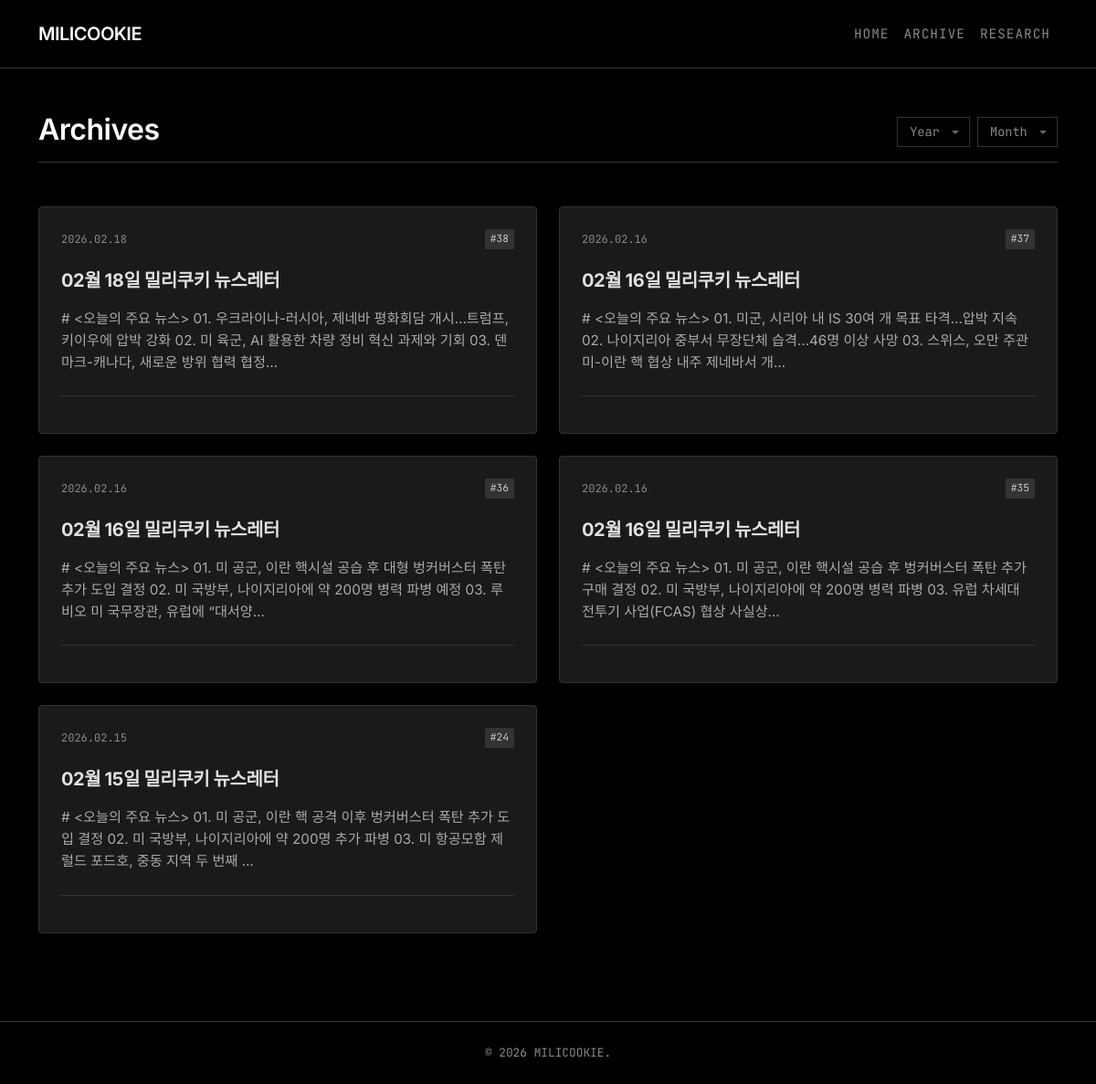
Page /archive/ on the committed database.
### newsletters/models.py (models this page shows, shortened)
class Newsletter(models.Model):
    title = models.CharField(max_length=255)
    content = models.TextField(help_text="Full HTML content of the newsletter")
    summary = models.TextField(blank=True, help_text="Short summary for the archive list")
    published_at = models.DateTimeField(auto_now_add=True)
    sent_count = models.IntegerField(default=0, help_text="Number of subscribers this was sent to")
    class Meta:
        ordering = ['-published_at']

### newsletters/views.py (the view)
# urls.py: path('archive/', NewsletterListView.as_view(), name='archive'),
class NewsletterListView(ListView):
    model = Newsletter
    template_name = 'archive.html'
    context_object_name = 'newsletters'
    ordering = ['-published_at']
    paginate_by = 10
    def get_queryset(self):
        queryset = super().get_queryset()
        year = self.request.GET.get('year')
        month = self.request.GET.get('month')
        if year:
            queryset = queryset.filter(published_at__year=year)
        if month:
            queryset = queryset.filter(published_at__month=month)
        return queryset
    def get_context_data(self, **kwargs):
        context = super().get_context_data(**kwargs)
        dates = Newsletter.objects.dates('published_at', 'month', order='DESC')
        years = sorted(list(set(d.year for d in dates)), reverse=True)
        context['years'] = years
        context['months'] = range(1, 13)
        context['selected_year'] = self.request.GET.get('year')
        context['selected_month'] = self.request.GET.get('month')
        return context

### templates/archive.html (shortened to what this page needs)
{% extends 'base.html' %}
{% block content %}
<div class="container py-5">
    <div class="archive-header">
        <h2 class="mb-0">Archives</h2>
        <form method="get" class="filter-form d-flex align-items-center">
            <select name="year" onchange="this.form.submit()">
                <option value="">Year</option>
            </select>
            <select name="month" onchange="this.form.submit()">
                <option value="">Month</option>
            </select>
        </form>
    </div>
    <div class="row row-cols-1 row-cols-md-2 g-4">
        {% for newsletter in newsletters %}
        <div class="col">
            <div class="card newsletter-card p-4">
                <div class="mb-auto" style="position: relative; z-index: 2;">
                    <div class="meta">
                        <span>{{ newsletter.published_at|date:"Y.m.d" }}</span>
                        <span class="issue-tag">#{{ newsletter.id }}</span>
                    </div>
                    <h5 class="card-title mb-3">
                        <a href="{% url 'newsletter_detail' newsletter.id %}" class="text-decoration-none stretched-link">
                            {{ newsletter.title }}
                        </a>
                    </h5>
                    <p class="card-text mb-4">{{ newsletter.summary|truncatechars:120 }}</p>
                </div>
                <div class="mt-auto pt-3 border-top border-secondary" style="border-color: #333 !important; position: relative; z-index: 2;">
                </div>
            </div>
        </div>
        {% empty %}
        <div class="col-12">
            <div class="py-5 text-center text-white font-mono border border-secondary p-5" style="border-style: dashed !important; border-color: #333 !important;">
                조건을 만족하는 아티클이 없습니다.
            </div>
        </div>
        {% endfor %}
    </div>
</div>
{% endblock %}

### templates/base.html (style rules this page uses)
:root { --bg-color: #000000; --surface-color: rgba(17, 17, 17, 0.8); --border-color: #333333; --text-primary: #ffffff; --text-secondary: #888888; --accent-color: #ffffff; }
body { font-family: 'Inter', -apple-system, BlinkMacSystemFont, sans-serif; background-color: var(--bg-color); color: var(--text-primary); line-height: 1.6; -webkit-font-smoothing: antialiased; overflow-x: hidden; }
h1, h2, h3, h4, h5, h6, .navbar-brand { font-family: 'Inter', sans-serif; font-weight: 600; letter-spacing: -0.5px; color: var(--text-primary); }

### templates/archive.html (style rules this page uses)
.archive-header { border-bottom: 1px solid var(--border-color); padding-bottom: 1rem; margin-bottom: 3rem; display: flex; justify-content: space-between; align-items: flex-end; }
.filter-form select { background-color: transparent; border: 1px solid var(--border-color); color: var(--text-secondary); font-family: 'JetBrains Mono', monospace; font-size: 0.85rem; padding: 0.3rem 2rem 0.3rem 0.8rem; appearance: none; background-repeat: no-repeat; background-position: right 0.7rem center; cursor: pointer; margin-left: 0.5rem; outline: none; }
.filter-form select option { background-color: #1a1a1a; color: #fff; }
.newsletter-card { background-color: #1a1a1a; border: 1px solid #333; border-radius: 4px; transition: all 0.3s cubic-bezier(0.16, 1, 0.3, 1); height: 100%; display: flex; flex-direction: column; position: relative; overflow: hidden; }
.newsletter-card::before { content: ''; position: absolute; top: 0; left: 0; width: 100%; height: 100%; background: radial-gradient(circle at top right, rgba(255,255,255,0.05), transparent 60%); opacity: 0; transition: opacity 0.3s ease; pointer-events: none; }
.newsletter-card a { color: #e0e0e0 !important; font-weight: 700; font-size: 1.25rem; letter-spacing: -0.02em; line-height: 1.4; }
.newsletter-card .meta { font-family: 'JetBrains Mono', monospace; font-size: 0.75rem; color: #888; margin-bottom: 1.2rem; text-transform: uppercase; display: flex; align-items: center; }
.newsletter-card .meta .issue-tag { background: #333; color: #ccc; padding: 2px 6px; border-radius: 2px; font-size: 0.7rem; margin-left: auto; }
.card-text { color: #aaa; font-size: 0.95rem; line-height: 1.6; }

### rows in the picture
Newsletter: published_at "2026.02.18", id "38", title "02월 18일 밀리쿠키 뉴스레터", summary "# <오늘의 주요 뉴스> 01. 우크라이나-러시아, 제네바 평화회담 개시…트럼프, 키이우에 압박 강화 02. 미 육군, AI 활용한 차량 정비 혁신 과제와 기회 03. 덴마크-캐나다, 새로운 방위 협력 협정…"
Newsletter: published_at "2026.02.16", id "37", title "02월 16일 밀리쿠키 뉴스레터", summary "# <오늘의 주요 뉴스> 01. 미군, 시리아 내 IS 30여 개 목표 타격…압박 지속 02. 나이지리아 중부서 무장단체 습격…46명 이상 사망 03. 스위스, 오만 주관 미-이란 핵 협상 내주 제네바서 개…"
Newsletter: published_at "2026.02.16", id "36", title "02월 16일 밀리쿠키 뉴스레터", summary "# <오늘의 주요 뉴스> 01. 미 공군, 이란 핵시설 공습 후 대형 벙커버스터 폭탄 추가 도입 결정 02. 미 국방부, 나이지리아에 약 200명 병력 파병 예정 03. 루비오 미 국무장관, 유럽에 “대서양…"
Newsletter: published_at "2026.02.16", id "35", title "02월 16일 밀리쿠키 뉴스레터", summary "# <오늘의 주요 뉴스> 01. 미 공군, 이란 핵시설 공습 후 벙커버스터 폭탄 추가 구매 결정 02. 미 국방부, 나이지리아에 약 200명 병력 파병 03. 유럽 차세대 전투기 사업(FCAS) 협상 사실상…"
Newsletter: published_at "2026.02.15", id "24", title "02월 15일 밀리쿠키 뉴스레터", summary "# <오늘의 주요 뉴스> 01. 미 공군, 이란 핵 공격 이후 벙커버스터 폭탄 추가 도입 결정 02. 미 국방부, 나이지리아에 약 200명 추가 파병 03. 미 항공모함 제럴드 포드호, 중동 지역 두 번째 …"
